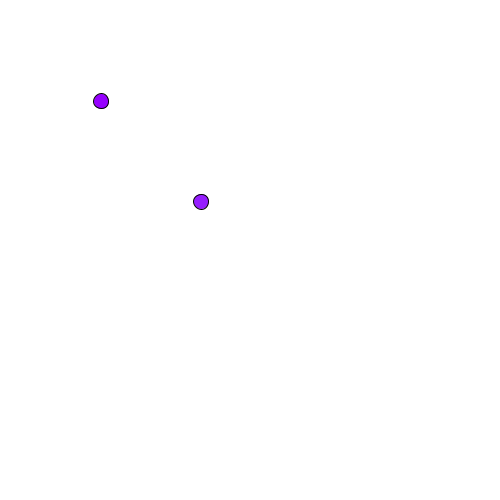
Frame 1 (no input)
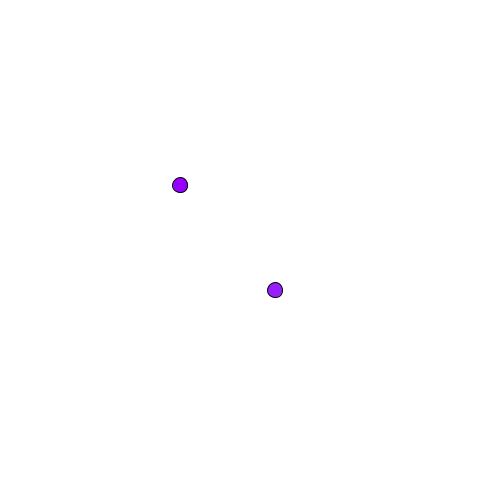
Frame 60 (the mouse pressed at the canvas centre just before this capture)
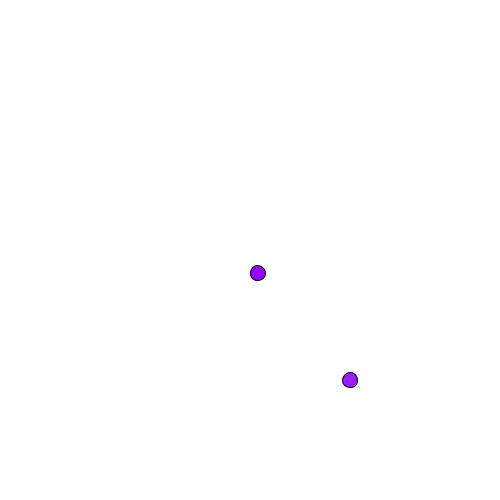
Frame 120 (the mouse held since frame 60 and released just before this capture)

The Processing sketch that drew these frames (run headless with seeded random() and noise(); from frame 60 on, the mouse is pressed at the canvas centre):

// Processing sketch: SpriteGame
// ── SpriteGame.pde

// this is your player, they're a blob and they're kinda boring.
Blob player1;
Blob player2;

void setup()
{
  size(500, 500);
  
  // Blob parameters are: 
  // x (px), y (px), radius (px), 
  // x-speed (px/frame), y-speed (px/frame), and color.
  player1 = new Blob(100, 100, 15, 1.25, 1.5, color(150, 0, 255));
  player2 = new Blob(200, 200, 15, 1.25, 1.5, color(150, 30, 255));
}

void draw()
{
  background(255,255,255);
  
  // make the player move automatically.
  player1.chase(player2);
  player2.move();
  
  // draw the player on the screen.
  player1.drawSprite();
  player2.drawSprite();
}

// ── Blob.pde
/* In order to actually use the Sprite class, we must /extend/ it.
 * We can add to this class /more/ information than is in Sprite
 * but, we do NOT need to replicate the data that is stored in Sprite.
 * x, y, dx, and dy are all defined in the Sprite class and we get
 * all of those for free by using "extends Sprite"
 */
class Blob extends Sprite
{
  // Blobs have a Radius and a color
  int radius;
  color myColor;
  
  // Create a blob with default velocity.
  Blob(int x, int y, int r, color c)
  {
    // super calls the Sprite(x, y) constructor method.
    super(x, y); //talks to the parent
    //this.dx = 1;
    //this.dy = 1.5;
    
    myColor = c;
    radius = r;
  }
  
  // Create a blob with a particular velocity vector.
  Blob(int x, int y, int r, float dx, float dy, color c)
  {
    super(x, y, dx, dy);
    myColor = c;
    radius = r;
  }
  
  // I can override the default Sprite.move() method by writing a new one here
  // this one will "bounce off of" a particular color in a boring way...
  void move()
  {
    if(this.collidesWith(color(128, 0, 200)))
    {
      velocity.x *= -1;
      velocity.y *= -1;
    }
    
    // because I don't want to rewrite all the code in the Sprite.move() method, I can call it here using "super"
    super.move();
  }
  
  // This is the method that is /absolutely/ required.
  // this defines how to draw the Blob; it's just a circle...
  void drawSprite()
  {
    fill(myColor);
    ellipse(location.x, location.y, radius, radius);
  }
}

// ── Sprite.pde
/* Sprite is an abstract class representing something that will move around the screen
 * a Sprite must know it's current position (x, y) and it's velocity vector <dx, dy>
 * by default a Sprite starts with <0, 0> velocity.
 * included in the Sprite class are a few standard methods that are useful--see comments
 */
abstract class Sprite
{
  // this Sprite's current location.
  Vector2 location;
  
  // this Sprite's current velocity vector.
  Vector2 velocity;
  
  // initialize a Sprite at a given coordinate.
  Sprite(float x, float y)
  {
    //this.x = x;
    //this.y = y;
    
    //this.dx = 0;
    //this.dy = 0;
    
    this.location = new Vector2(x, y);
    this.velocity = new Vector2(0, 0);
  }
  
  // initalize a Sprite at a given coordinate with a given velocity.
  Sprite(float x, float y, float dx, float dy)
  {
    //this.x = x;
    //this.y = y;
    //this.dx = dx;
    //this.dy = dy;
    
    this.location = new Vector2(x, y);
    this.velocity = new Vector2(dx, dy);
  }
  
  // check to see if this Sprite is sitting on a particular color.
  boolean collidesWith(color c)
  {
    return get((int)location.x,(int)location.y)==c;
  }
  
  // make this Sprite move at the speed := |<dx, dy>| 
  // directly toward another Sprite
  void chase(Sprite other)
  {
    float speed = velocity.magnitude();
    //float delX = other.x - this.x;
    //float delY = other.y - this.y;
    
    Vector2 diff = other.location.subtract(this.location);
    float mag = diff.magnitude();
    
    if(diff.x != 0) location.x += (diff.x / mag) * speed;
    if(diff.y != 0) location.y += (diff.y / mag) * speed;
  }
  
  // make this Sprite move at the speed := |<dx, dy>| 
  // directly toward another Sprite while mafloataing
  // a minimum follow distance
  void chase(Sprite other, float minFollowDistance)
  {
    float speed = velocity.magnitude();
    
    Vector2 diff = other.location.subtract(this.location);
    //float delX = diff.x;
    //float delY = diff.y;
    float mag = sqrt(diff.x*diff.x + diff.y*diff.y);
    
    if(mag > 0 && mag <= minFollowDistance) 
    {
      if(diff.y < diff.x)
      {
        location.x -= (diff.y / mag) * speed * 0.5;
        location.y += (diff.x / mag) * speed * 0.5;
      }
      else
      {
        location.x += (diff.y / mag) * speed * 0.5;
        location.y -= (diff.x / mag) * speed * 0.5;
      }
      return;
    }
    
    if(diff.x != 0) location.x += (diff.x / mag) * speed;
    if(diff.y != 0) location.y += (diff.y / mag) * speed;
  }
  
  // make this Sprite move at the speed := |<dx, dy>|
  // directly toward your mouse pofloater!
  void followMouse()
  {
    float speed = sqrt(velocity.x*velocity.x + velocity.y*velocity.y);
    float delX = mouseX - this.location.x;
    float delY = mouseY - this.location.y;
    float mag = sqrt(delX*delX + delY*delY);
    
    if(delX != 0) location.x += (delX / mag) * speed;
    if(delY != 0) location.y += (delY / mag) * speed;
  }
  
  // move this sprite according to it's current velocity vector
  // bounces off the walls
  void move()
  {
    location.x += velocity.x;
    location.y += velocity.y;
    
    // make sure we don't go out of bounds
    if(location.x < 0)
    { 
      location.x += width;
    }
    if(location.x > width) 
    {
      location.x -= width;
    }
    if(location.y < 0) 
    {
      location.y += height;
    }
    if(location.y > height)
    {
      location.y -= height;
    }
  }
  
  // get the distance between centers of this Sprite and another
  float distanceTo(Sprite other)
  {
    //float delX = other.x - this.x;
    //float delY = other.y - this.y;
    Vector2 diff = other.location.subtract(this.location);
    return sqrt(diff.x*diff.x + diff.y*diff.y);
  }
  
  // Control this sprite using the Arrow Keys
  void keyboardControl()
  {
    // If I hit the LEFT arrow, go Left
    if(keyCode == LEFT)
    {
      velocity.x = -1;
      velocity.y = 0;
    }
    // if I hit the RIGHT arrow, go Right
    else if(keyCode == RIGHT)
    {
      velocity.x = 1;
      velocity.y = 0;
    }
    // if I hit the UP arrow, go Up
    if(keyCode == UP)
    {
      velocity.y = -1;
      velocity.x = 0;
    }
    // if I hit the DOWN arrow, go Down
    else if(keyCode == DOWN)
    {
      velocity.y = 1;
      velocity.x = 0;
    }
    // if I hit the Space Bar, Stop
    if(keyCode == ' ')
    {
      velocity.x = 0;
      velocity.y = 0;
    }
    
    // move x and y in the appropriate way
    location.x = location.x + velocity.x;
    location.y = location.y + velocity.y;
    
    // make sure we don't go out of bounds
    if(location.x < 0) location.x += width;
    if(location.x > width) location.x -= width;
    if(location.y < 0) location.y += height;
    if(location.y > height) location.y -= height;
  }
  
  // a Sprite itself is abstract and does not actually know
  // what it looks like.  This method must be overriden in 
  // any classes which /are/ Sprites.
  abstract void drawSprite();
}

// ── Vector2.pde
class Vector2
{
  float x, y; //coordinates of Vector2: instance variables
  
  //constructor: initialize an instance of a Vector2, going from class to object
  Vector2(float x, float y)
  {
    this.x = x; //'this' refers to the object itself
    this.y = y; //first y is the instance variable, second y is the one in parameters
  }
  
  //find the magnitude of the vector
  float magnitude()
  {
    return sqrt(x * x + y * y);
  }
  
  //add one vector to the other
  Vector2 add(Vector2 other) //Method Header, has 3 parts:
  {                             //return type:'Vector2'
                               //name:'add'
                               //parameters:'Vector2 other'
    return new Vector2(this.x + other.x, this.y + other.y);
    //adding xs and ys to make a new vector, calls Vector2 constructor
  }
  
  //subtract one vector from the other
  Vector2 subtract(Vector2 other)
  {
    return new Vector2(this.x - other.x, this.y - other.y);
  }
  
  //find the inverse of the vector: <-x, -y>
  Vector2 inverse()
  {
    return new Vector2(-1 * x, -1 * y);
  }
  
  //scale the vector by s: <s*x, s*y>
  Vector2 scale(float s)
  {
    return new Vector2(s * x, s * y); 
  }
  
  //find the perpendicular vector: <-y, x>
  Vector2 perpendicular()
  {
    return new Vector2(-this.y, this.x);
  }
  
  //find the unit vector: <x/magnitude, y/magnitude>
  Vector2 unitVector()
  {
    return new Vector2(this.x / this.magnitude(), this.y / this.magnitude());
  }
  
  //find the dot product: sum of x's multiplied and y's multiplied
  float dotProduct(Vector2 other)
  {
    return this.x * other.x + this.y * other.y;
  }
  
  //find the angle of the vector
  float angle(Vector2 other)
  {
    return abs(atan(other.y / other.x) - atan(this.y / this.x));
  }
  
  //now using these methods (I think it goes here):
  //Vector2 v = new Vector2(3.7, 25.4);
  //Vector2 w = new Vector2(5.83, 3.14);
  //Vector2 sum = v.add(w);
  
}
